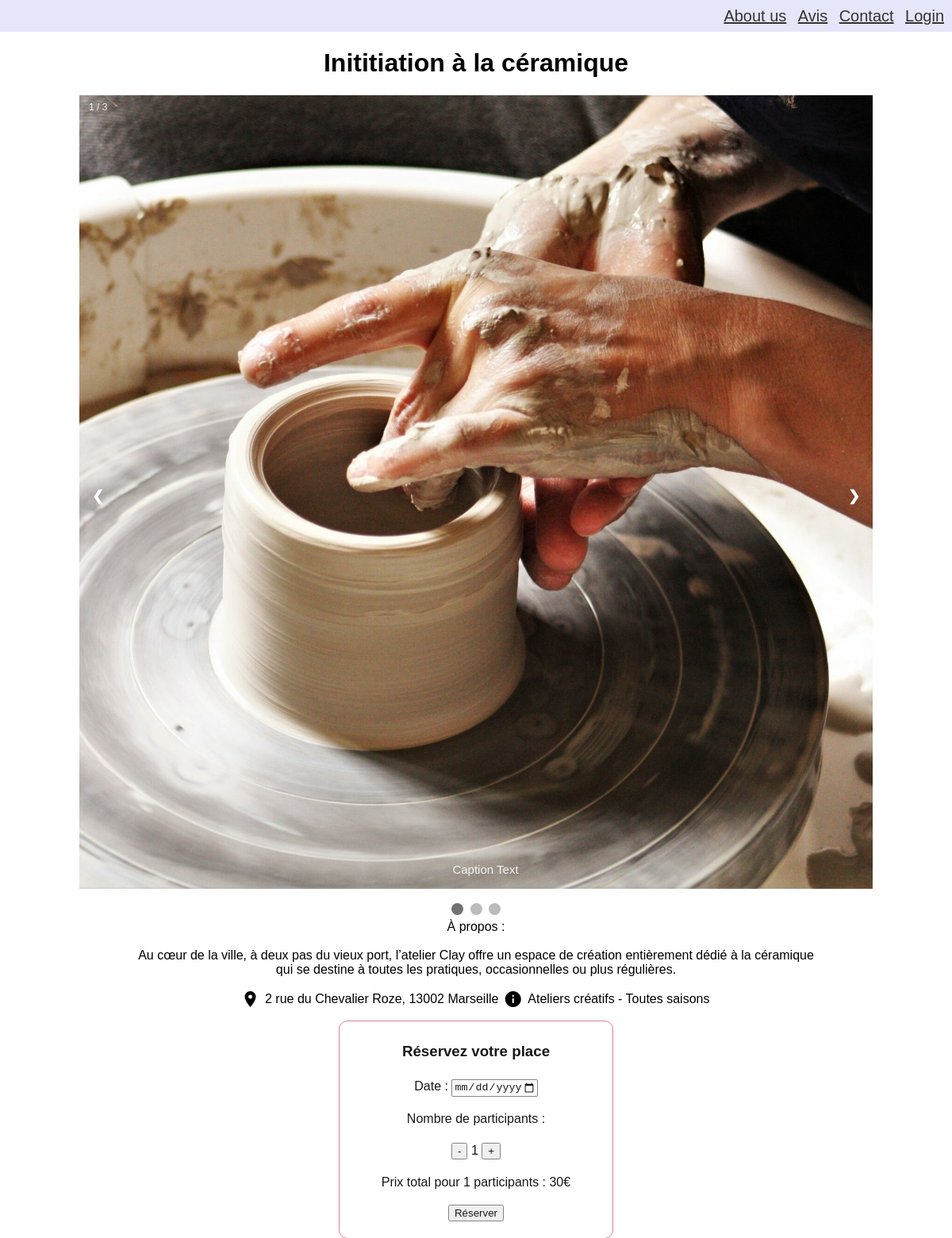
Screenshot of /activity/2/ with the database file from the repository.
### MarseilleInsiderApp/models.py (models this page shows)
class Loisir(models.Model):
    SAISON_CHOICES = [
        ('ETE', 'Été'),
        ('HIVER', 'Hiver'),
        ('AUTOMNE', 'Automne'),
        ('PRINTEMPS', 'Printemps'),
        ('TA','Toutes saisons')
    ]
    id_loisir = models.AutoField(primary_key=True)
    nom_loisir = models.CharField(max_length=255, verbose_name="Nom du loisir")
    num_voie = models.IntegerField(verbose_name="Numéro de la voie")
    nom_voie = models.CharField(max_length=50, verbose_name="Nom de la voie")
    code_postal = models.IntegerField(verbose_name="Code postale")
    ville = models.CharField(max_length=50, verbose_name="Ville")
    categorie = models.ForeignKey(Catégorie, on_delete=models.CASCADE)
    id_fournisseur = models.ForeignKey(Fournisseur, on_delete=models.CASCADE)
    prix_fournisseur = models.ForeignKey(Prix, on_delete=models.CASCADE)
    saisons = models.CharField(max_length=10, choices=SAISON_CHOICES, verbose_name="Saison")
    description=models.TextField(verbose_name="Description du loisir")
    def calcul_prix_total(self, nombre_personnes):
        if isinstance(nombre_personnes, int):
            prix_total = self.prix_fournisseur.prix_fournisseur * nombre_personnes
            return prix_total
        else:
            return None

class Catégorie(models.Model):
    CATEGORIES_CHOICES = [
        ('GA', 'Gastronomie'),
        ('AC', 'Arts et culture'),
        ('NA', 'Nature et plein air'),
        ('BD', 'Bien être et détente'),
        ('ACR', "Ateliers créatifs"),
        ('EC', "En couple"),
        ('EF', "En famille"),
    ]
    categorie = models.CharField(max_length=50, choices=CATEGORIES_CHOICES, primary_key=True)

### MarseilleInsiderApp/views.py (the view)
# urls.py: path('activity/<int:id_loisir>/',vw_activity, name='activity_detail'),
def vw_activity(request, id_loisir):
    loisir = Loisir.objects.get(pk=id_loisir)
    nombre_personnes = int(request.GET.get('nombre_participants', 1))
    prix_total = loisir.calcul_prix_total(nombre_personnes)
    context = {
        'loisir': loisir,
        'nombre_personnes': nombre_personnes,
        'prix_total': prix_total,
    }
    return render(request, 'activity_page.html', context)

### MarseilleInsiderApp/templates/activity_page.html (shortened to what this page needs)
{% extends 'base_1.html' %}
{% load static %}
{% block page_title %}{{ loisir.nom_loisir }}{% endblock %}
{% block content %}
        <div class="slideshow-container">
        <div class="mySlides fade" style="display: block;">
        <div class="numbertext">1 / 3</div>
        <img src="{% static 'images/loisirs/'%}{{loisir.id_loisir}}.jpeg" style="width:100%">
        <div class="text">Caption Text</div>
        </div>
        <a class="prev" onclick="plusSlides(-1)">&#10094;</a>
        <a class="next" onclick="plusSlides(1)">&#10095;</a>
        </div>
        <br>
        <div style="text-align:center">
        <span class="dot" onclick="currentSlide(1)"></span>
        <span class="dot" onclick="currentSlide(2)"></span>
        <span class="dot" onclick="currentSlide(3)"></span>
        </div>
        <div class="activity_data">
        <p class="description_activity">À propos :</p><p> {{ loisir.description }}</p>
        <i class="material-icons">location_on</i>
        <p class="description_activity">{{ loisir.num_voie }} {{ loisir.nom_voie }}, {{ loisir.code_postal }} {{ loisir.ville }}</p>
        <i class="material-icons">info</i>
        <p class="description_activity">{{ loisir.categorie.get_categorie_display }} - {{ loisir.get_saisons_display }}</p>
        <div class="reservation-container">
        <h3>Réservez votre place</h3>
        <label for="reservationDate">Date :</label>
        <input type="date" id="reservationDate" name="reservationDate"  min="2023-11-22" max="2024-12-31">
        <p class="description">Nombre de participants :</p>
        <button class="counter-button" id="decreaseParticipants">-</button>
        <span id="participantsValue">{{ nombre_personnes }}</span>
        <button class="counter-button" id="increaseParticipants">+</button>
        <p class="prix-total">Prix total pour {{ nombre_personnes }} participants : {{ prix_total }}€</p>
         <form method="post" action="{% url 'acheter_loisir' loisir.id_loisir %}">
        <input type="submit" class="reserve-button" value="Réserver">
            </form>
        </div>
{% endblock %}

### MarseilleInsiderApp/templates/base_1.html (shortened to what this page needs)
{% load static %}
<html>
<head>
    <link rel="stylesheet" href="{% static 'css/activity.css' %}">
</head>
<body>
    <header>
        <div class="information">
            <a href="#">About us</a>
            <a href="#">Avis</a>
            <a href="#">Contact</a>
            {% if user.is_authenticated %}
                <div class = "dropdown-client">
                <div class="dropbtn-client">
            <a href="#"> {{user.nom_utilisateur }} </a></div>
                <div class="dropdown-content-client">
                    <li>
                        <a href="{% url 'compte' %}">Compte</a>
                        <a href="{% url 'logout' %}">Logout</a>
                    </li>
                </div>
                </div>
            {% else %}
                <a href="{% url 'login' %}">Login</a>
            {% endif %}
        </div>
    </header>
    <h1>{% block page_title %}{% endblock %}</h1>
    {% block content %}{% endblock %}
</body>
</html>

### MarseilleInsiderApp/static/css/activity.css (style rules this page uses)
body { font-family: Arial, sans-serif; margin: 0; padding: 0; text-align: center; }
.information { background-color: lavender; height: 40px; text-align: right; align-content: center; vertical-align: middle; }
.information a { margin-top: 0%; font-size: 20px; display: inline; vertical-align: middle; color: #333; margin-right: 10px; }
.reservation-container { background-color: white; text-align: center; align-self: center; box-sizing: border-box; outline: 1px solid palevioletred; margin-left: 30%; margin-right: 30%; width: 40%; border-radius: 10px; opacity: 0.9; padding: 5px; line-height: 1.5; }
.activity_data { max-width: 75%; margin: auto; padding: 0 20px; box-sizing: border-box; margin-left: auto; }
.material-icons { vertical-align: middle; }
.description_activity { display: inline-block; margin: 2px; vertical-align: middle; max-width: 100%; }
.slideshow-container { max-width: 1000px; position: relative; margin: auto; }
.mySlides { display: none; flex: 1; max-width: 100%; }
.prev, .next { cursor: pointer; position: absolute; top: 50%; width: auto; margin-top: -22px; padding: 16px; color: white; font-weight: bold; font-size: 18px; transition: 0.6s ease; border-radius: 0 3px 3px 0; user-select: none; }
.next { right: 0; border-radius: 3px 0 0 3px; }
.prev { left: 0; border-radius: 3px 0 0 3px; }
.text { color: #f2f2f2; font-size: 15px; padding: 8px 12px; position: absolute; bottom: 8px; width: 100%; text-align: center; }
.numbertext { color: #f2f2f2; font-size: 12px; padding: 8px 12px; position: absolute; top: 0; }
.dot { cursor: pointer; height: 15px; width: 15px; margin: 0 2px; background-color: #bbb; border-radius: 50%; display: inline-block; transition: background-color 0.6s ease; }
.active, .dot:hover { background-color: #717171; }

### rows the page displays
Loisir: nom_loisir "Inititiation à la céramique", description "Au cœur de la ville, à deux pas du vieux port, l’atelier Clay offre un espace de création entièrement dédié à la céramique qui se destine à toutes les pratiques, occasionnelles ou plus régulières.", num_voie "2", nom_voie "rue du Chevalier Roze", code_postal "13002", ville "Marseille", categorie.categorie "Ateliers créatifs", saisons "Toutes saisons"

### other values shown
{{ nombre_personnes }} "1"
{{ prix_total }} "30"
